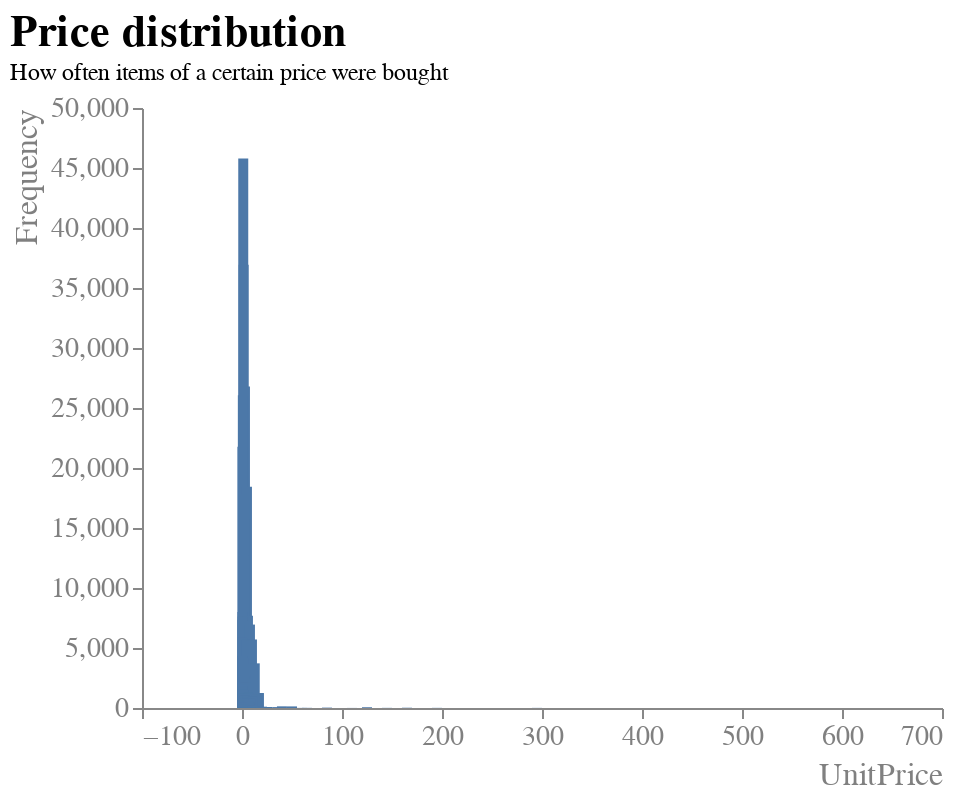

Notebook code cell kept with this figure:
### Code cell
# Häufigkeit der Werte in UnitPrice
x = df['UnitPrice']

df_unitprice = pd.value_counts(x)


df_unitprice = df_unitprice.reset_index()
df_unitprice.columns = ["UnitPrice", "Frequency"]

# Barplot erstellen
barplot = alt.Chart(df_unitprice).mark_bar().encode(
y=alt.Y("Frequency:Q",
            axis=alt.Axis(title = "Frequency",
                        grid=False,
                        labelAngle=0,
                        titleAnchor="end",
    )),
    x=alt.X("UnitPrice:Q",
            axis=alt.Axis(title = "UnitPrice",
                        grid=False,
                        labelAngle=0,
                        titleAnchor="end",
    )),
).configure_view(
    strokeWidth=0
).configure_title(
    fontSize=22,
    font="Arial",
    color="black",
    anchor="start"
).configure_axis(
    labelFont="Arial",
    titleFont="Arial",
    labelFontSize=14,
    titleFontSize=16,
    titleFontWeight="normal",
    labelColor="grey",
    titleColor="grey"
).properties(
    title={"text":["Price distribution"], "subtitle":["How often items of a certain price were bought"]},
)

barplot

### Figure 1 — Vega-Lite specification as saved in the notebook (floating-point values rounded to 4 significant figures; data arrays with more than 128 entries replaced by an {"elided": "..."} marker saying what was removed)
{"config": {"view": {"continuousWidth": 400, "continuousHeight": 300, "strokeWidth": 0}, "axis": {"labelColor": "grey", "labelFont": "Arial", "labelFontSize": 14, "titleColor": "grey", "titleFont": "Arial", "titleFontSize": 16, "titleFontWeight": "normal"}, "title": {"anchor": "start", "color": "black", "font": "Arial", "fontSize": 22}}, "data": {"name": "data-67238b55e70a0a4fc2958a01f5802abf"}, "mark": "bar", "encoding": {"x": {"axis": {"grid": false, "labelAngle": 0, "title": "UnitPrice", "titleAnchor": "end"}, "field": "UnitPrice", "type": "quantitative"}, "y": {"axis": {"grid": false, "labelAngle": 0, "title": "Frequency", "titleAnchor": "end"}, "field": "Frequency", "type": "quantitative"}}, "title": {"text": ["Price distribution"], "subtitle": ["How often items of a certain price were bought"]}, "$schema": "https://vega.github.io/schema/vega-lite/v4.17.0.json", "datasets": {"data-67238b55e70a0a4fc2958a01f5802abf": {"elided": "375 records"}}}
